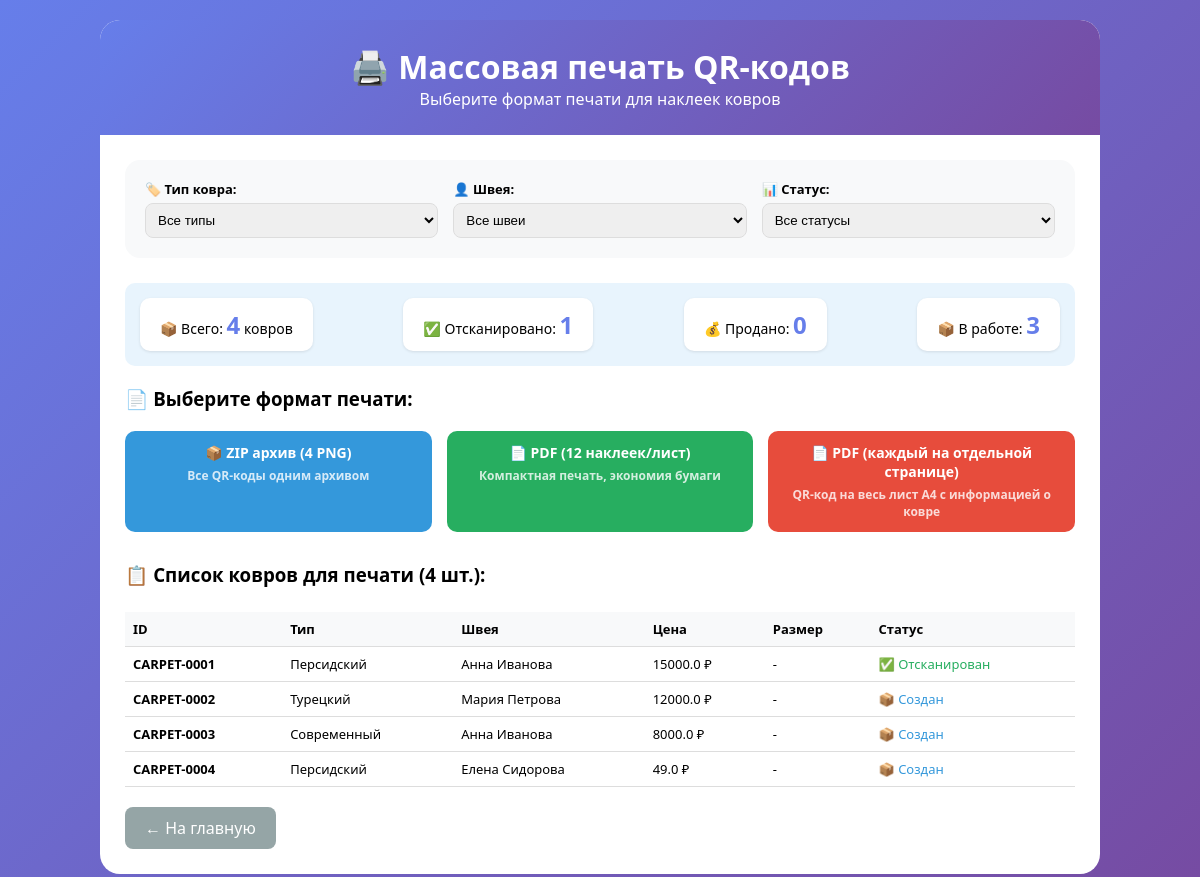
/mass_print_qr, run on the app's committed database.
### app.py (models this page shows)
class Carpet(db.Model):
    id = db.Column(db.Integer, primary_key=True)
    carpet_id = db.Column(db.String(50), unique=True, nullable=False)
    carpet_type_id = db.Column(db.Integer, db.ForeignKey('carpet_type.id'), nullable=False)
    craftsman_id = db.Column(db.Integer, db.ForeignKey('craftsman.id'), nullable=False)
    price = db.Column(db.Float, nullable=False)
    size = db.Column(db.String(50))
    material = db.Column(db.String(100))
    color = db.Column(db.String(50))
    status = db.Column(db.String(50), default='created')
    scanned_at = db.Column(db.String(20), nullable=True)
    scanned_by = db.Column(db.String(50), default='admin')
    notes = db.Column(db.Text)
    qr_code_path = db.Column(db.String(200))
    created_at = db.Column(db.DateTime, default=datetime.utcnow)

class CarpetType(db.Model):
    id = db.Column(db.Integer, primary_key=True)
    name = db.Column(db.String(100), nullable=False, unique=True)
    base_price = db.Column(db.Float, nullable=False)
    description = db.Column(db.Text)
    created_at = db.Column(db.DateTime, default=datetime.utcnow)
    carpets = db.relationship('Carpet', backref='carpet_type_ref', lazy=True)

class Craftsman(db.Model):
    id = db.Column(db.Integer, primary_key=True)
    name = db.Column(db.String(100), nullable=False)
    phone = db.Column(db.String(20))
    created_at = db.Column(db.DateTime, default=datetime.utcnow)
    carpets = db.relationship('Carpet', backref='craftsman_ref', cascade="all, delete-orphan")

### app.py (the view)
@app.route('/mass_print_qr')
def mass_print_qr():
    carpet_type_id = request.args.get('carpet_type_id', '')
    craftsman_id = request.args.get('craftsman_id', '')
    status = request.args.get('status', '')
    query = Carpet.query
    if carpet_type_id:
        query = query.filter(Carpet.carpet_type_id == carpet_type_id)
    if craftsman_id:
        query = query.filter(Carpet.craftsman_id == craftsman_id)
    if status:
        query = query.filter(Carpet.status == status)
    carpets = query.all()
    return render_template('mass_print.html',
                         carpets=carpets,
                         carpet_types=CarpetType.query.all(),
                         craftsmen=Craftsman.query.all(),
                         selected_type=carpet_type_id,
                         selected_craftsman=craftsman_id,
                         selected_status=status)

### templates/mass_print.html (shortened to what this page needs)
<!DOCTYPE html>
<html lang="ru">
<head>
</head>
<body>
<div class="container">
    <div class="header">
        <h1>🖨️ Массовая печать QR-кодов</h1>
        <p>Выберите формат печати для наклеек ковров</p>
    </div>
    <div class="content">
        <form method="GET" class="filter-form" id="filterForm">
            <div class="filter-row">
                <div class="filter-group">
                    <label>🏷️ Тип ковра:</label>
                    <select name="carpet_type_id" id="carpetTypeSelect">
                        <option value="">Все типы</option>
                    </select>
                </div>
                <div class="filter-group">
                    <label>👤 Швея:</label>
                    <select name="craftsman_id" id="craftsmanSelect">
                        <option value="">Все швеи</option>
                    </select>
                </div>
                <div class="filter-group">
                    <label>📊 Статус:</label>
                    <select name="status" id="statusSelect">
                        <option value="">Все статусы</option>
                    </select>
                </div>
            </div>
        </form>
        <div class="info">
            <div class="info-grid">
                <div class="info-item">📦 Всего: <strong>{{ carpets|length }}</strong> ковров</div>
                <div class="info-item">✅ Отсканировано: <strong>{{ carpets|selectattr('status', 'equalto', 'scanned')|list|length }}</strong></div>
                <div class="info-item">💰 Продано: <strong>{{ carpets|selectattr('status', 'equalto', 'sold')|list|length }}</strong></div>
                <div class="info-item">📦 В работе: <strong>{{ carpets|selectattr('status', 'equalto', 'created')|list|length }}</strong></div>
            </div>
        </div>
        <h3 style="margin-bottom: 15px;">📄 Выберите формат печати:</h3>
        <div class="btn-group">
            <a href="{{ url_for('generate_qr_zip', carpet_type_id=selected_type, craftsman_id=selected_craftsman, status=selected_status) }}" class="btn btn-zip">
                📦 ZIP архив ({{ carpets|length }} PNG)
                <div class="description">Все QR-коды одним архивом</div>
            </a>
            <a href="{{ url_for('generate_qr_pdf', carpet_type_id=selected_type, craftsman_id=selected_craftsman, status=selected_status) }}" class="btn btn-pdf-grid">
                📄 PDF (12 наклеек/лист)
                <div class="description">Компактная печать, экономия бумаги</div>
            </a>
            <a href="{{ url_for('generate_single_pages_pdf', carpet_type_id=selected_type, craftsman_id=selected_craftsman, status=selected_status) }}" class="btn btn-pdf-single">
                📄 PDF (каждый на отдельной странице)
                <div class="description">QR-код на весь лист А4 с информацией о ковре</div>
            </a>
        </div>
        <div style="margin-top: 30px;">
            <h3>📋 Список ковров для печати ({{ carpets|length }} шт.):</h3>
            <div style="max-height: 300px; overflow-y: auto; margin-top: 10px;">
                <table>
                    <thead>
                        <tr>
                            <th>ID</th>
                            <th>Тип</th>
                            <th>Швея</th>
                            <th>Цена</th>
                            <th>Размер</th>
                            <th>Статус</th>
                        </tr>
                    </thead>
                    <tbody>
                        {% for carpet in carpets %}
                        <tr>
                            <td><strong>{{ carpet.carpet_id }}</strong></td>
                            <td>{{ carpet.carpet_type_ref.name if carpet.carpet_type_ref else '-' }}</td>
                            <td>{{ carpet.craftsman_ref.name if carpet.craftsman_ref else '-' }}</td>
                            <td>{{ carpet.price }} ₽</td>
                            <td>{{ carpet.size or '-' }}</td>
                            <td>
                                {% if carpet.status == 'created' %}
                                <span style="color: #3498db;">📦 Создан</span>
                                {% elif carpet.status == 'scanned' %}
                                <span style="color: #27ae60;">✅ Отсканирован</span>
                                {% else %}
                                <span style="color: #95a5a6;">💰 Продан</span>
                                {% endif %}
                            </td>
                        </tr>
                        {% endfor %}
                    </tbody>
                </table>
            </div>
        </div>
        <a href="/" class="back-btn">← На главную</a>
    </div>
</div>
</body>
</html>

### templates/mass_print.html (style rules this page uses)
* { margin: 0; padding: 0; box-sizing: border-box; }
body { font-family: 'Segoe UI', Arial, sans-serif; background: linear-gradient(135deg, #667eea 0%, #764ba2 100%); padding: 20px; }
.container { max-width: 1000px; margin: 0 auto; background: white; border-radius: 20px; overflow: hidden; }
.header { background: linear-gradient(135deg, #667eea 0%, #764ba2 100%); color: white; padding: 25px; text-align: center; }
.content { padding: 25px; }
.filter-form { background: #f8f9fa; padding: 20px; border-radius: 15px; margin-bottom: 25px; }
.filter-row { display: flex; gap: 15px; flex-wrap: wrap; align-items: flex-end; }
.filter-group { flex: 1; min-width: 150px; }
.filter-group label { display: block; margin-bottom: 5px; font-weight: 600; font-size: 13px; }
.filter-group select { width: 100%; padding: 8px; border: 1px solid #ddd; border-radius: 8px; }
.btn-group { display: grid; grid-template-columns: repeat(auto-fit, minmax(200px, 1fr)); gap: 15px; margin-top: 20px; }
.btn { padding: 12px; text-align: center; color: white; text-decoration: none; border-radius: 10px; font-size: 14px; font-weight: 600; border: none; cursor: pointer; transition: all 0.2s; display: block; }
.btn-zip { background: #3498db; }
.btn-pdf-grid { background: #27ae60; }
.btn-pdf-single { background: #e74c3c; }
.info { background: #e8f4fd; padding: 15px; border-radius: 10px; margin: 20px 0; font-size: 14px; }
.info-grid { display: flex; gap: 20px; flex-wrap: wrap; justify-content: space-between; }
.info-item { background: white; padding: 10px 20px; border-radius: 10px; box-shadow: 0 1px 3px rgba(0,0,0,0.1); }
.info-item strong { font-size: 24px; color: #667eea; }
table { width: 100%; border-collapse: collapse; margin-top: 15px; font-size: 13px; }
th, td { padding: 8px; text-align: left; border-bottom: 1px solid #ddd; }
th { background: #f8f9fa; }
.back-btn { display: inline-block; margin-top: 20px; padding: 10px 20px; background: #95a5a6; color: white; text-decoration: none; border-radius: 8px; }
.description { font-size: 12px; color: rgba(255,255,255,0.8); margin-top: 5px; }

### data on the page
Carpet: carpet_id "CARPET-0001", carpet_type_ref "Персидский", craftsman_ref "Анна Иванова", price "15000.0", size "-", status "✅ Отсканирован"
Carpet: carpet_id "CARPET-0002", carpet_type_ref "Турецкий", craftsman_ref "Мария Петрова", price "12000.0", size "-", status "📦 Создан"
Carpet: carpet_id "CARPET-0003", carpet_type_ref "Современный", craftsman_ref "Анна Иванова", price "8000.0", size "-", status "📦 Создан"
Carpet: carpet_id "CARPET-0004", carpet_type_ref "Персидский", craftsman_ref "Елена Сидорова", price "49.0", size "-", status "📦 Создан"

### other printed values
{{ carpets|length }} "4"
{{ carpets|selectattr('status', 'equalto', 'scanned')|list|length }} "1"
{{ carpets|selectattr('status', 'equalto', 'sold')|list|length }} "0"
{{ carpets|selectattr('status', 'equalto', 'created')|list|length }} "3"
